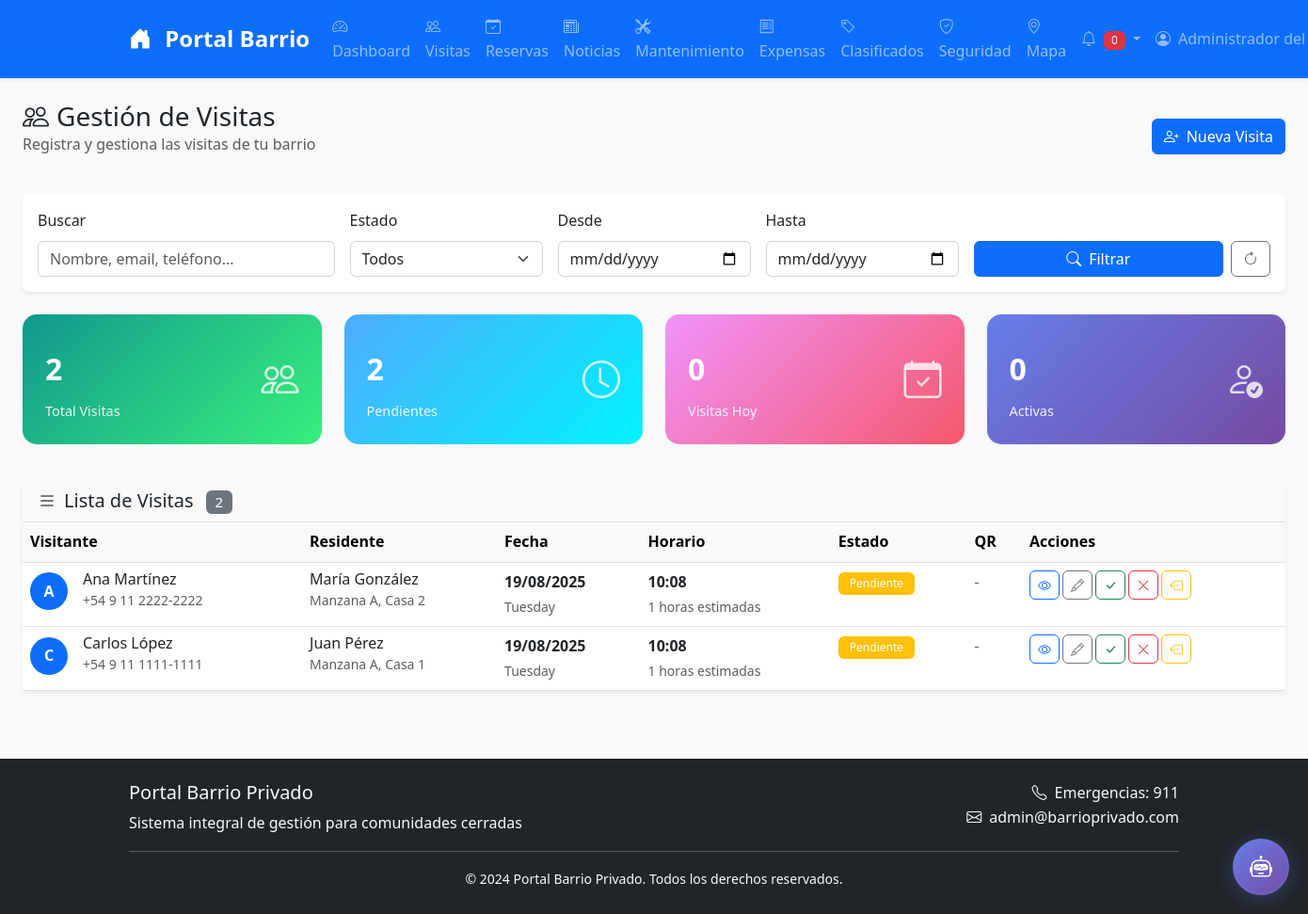
Before: /visits/ (signed in) with the older database file.
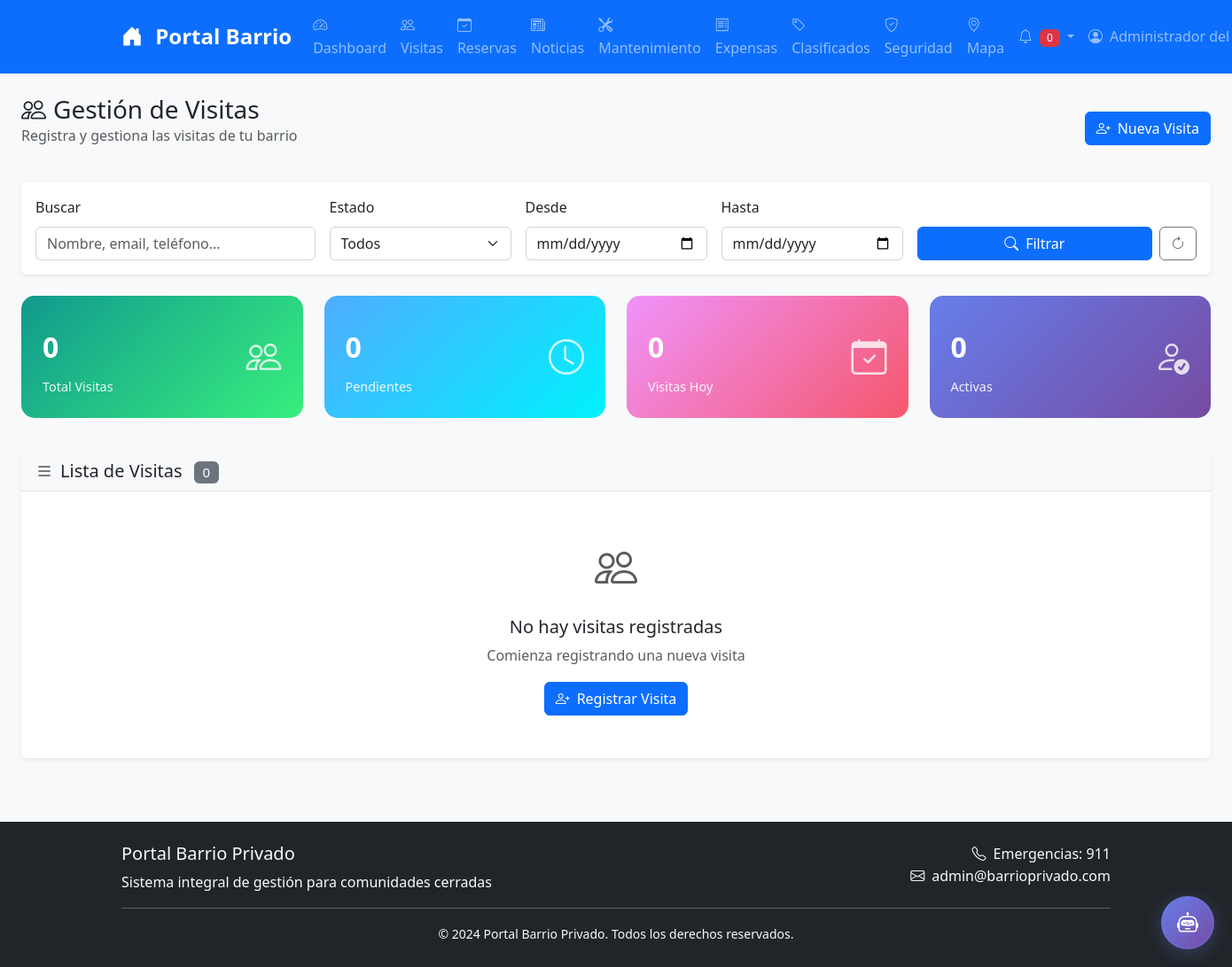
After: the same page with the newer database file.
### models.py (models this page shows, shortened)
class Visit(db.Model):
    __tablename__ = 'visits'
    id = db.Column(db.Integer, primary_key=True)
    visitor_name = db.Column(db.String(100), nullable=False)
    visitor_phone = db.Column(db.String(20))
    visitor_document = db.Column(db.String(20))
    vehicle_plate = db.Column(db.String(20))
    resident_id = db.Column(db.Integer, db.ForeignKey('users.id'), nullable=False)
    entry_time = db.Column(db.DateTime)
    exit_time = db.Column(db.DateTime)
    estimated_duration = db.Column(db.Integer, default=1)  # horas
    visit_purpose = db.Column(db.String(200))
    notes = db.Column(db.Text)
    qr_code = db.Column(db.Text)
    qr_code_id = db.Column(db.String(50), unique=True)
    status = db.Column(db.String(20), default='pending')  # pending, active, completed, cancelled
    notify_security = db.Column(db.Boolean, default=True)
    security_notified = db.Column(db.Boolean, default=False)
    created_at = db.Column(db.DateTime, default=datetime.utcnow)
    updated_at = db.Column(db.DateTime, default=datetime.utcnow, onupdate=datetime.utcnow)

class User(UserMixin, db.Model):
    __tablename__ = 'users'
    id = db.Column(db.Integer, primary_key=True)
    username = db.Column(db.String(80), unique=True, nullable=False, index=True)
    email = db.Column(db.String(120), unique=True, nullable=False, index=True)
    password_hash = db.Column(db.String(255), nullable=False)
    name = db.Column(db.String(100), nullable=False)
    role = db.Column(db.String(20), default='resident')  # resident, admin, security, maintenance
    address = db.Column(db.String(200))
    phone = db.Column(db.String(20))
    emergency_contact = db.Column(db.String(200))
    is_active = db.Column(db.Boolean, default=True)
    email_verified = db.Column(db.Boolean, default=False)
    phone_verified = db.Column(db.Boolean, default=False)
    profile_image = db.Column(db.String(200))
    created_at = db.Column(db.DateTime, default=datetime.utcnow)
    updated_at = db.Column(db.DateTime, default=datetime.utcnow, onupdate=datetime.utcnow)
    last_login = db.Column(db.DateTime)
    two_factor_enabled = db.Column(db.Boolean, default=False)
    two_factor_secret = db.Column(db.String(32))  # Secreto TOTP
    two_factor_enabled_at = db.Column(db.DateTime)
    two_factor_backup_codes = db.Column(db.Text)  # Códigos de respaldo separados por comas
    visits = db.relationship('Visit', backref='resident', lazy='dynamic', cascade='all, delete-orphan')
    reservations = db.relationship('Reservation', foreign_keys='Reservation.user_id', backref='user', lazy='dynamic', cascade='all, delete-orphan')
    news = db.relationship('News', backref='author', lazy='dynamic', cascade='all, delete-orphan')
    maintenance_requests = db.relationship('Maintenance', foreign_keys='Maintenance.user_id', backref='user', lazy='dynamic', cascade='all, delete-orphan')
    expenses = db.relationship('Expense', backref='user', lazy='dynamic', cascade='all, delete-orphan')
    classifieds = db.relationship('Classified', backref='author', lazy='dynamic', cascade='all, delete-orphan')
    security_reports = db.relationship('SecurityReport', foreign_keys='SecurityReport.user_id', backref='author', lazy='dynamic', cascade='all, delete-orphan')
    notifications = db.relationship('Notification', backref='user', lazy='dynamic', cascade='all, delete-orphan')

### routes/visits.py (the view, shortened to what this page needs)
@bp.route('/')
@login_required
def index():
    from datetime import date, timedelta
    page = request.args.get('page', 1, type=int)
    today = date.today()
    tomorrow = today + timedelta(days=1)
    if current_user.role == 'admin':
        visits = Visit.query.join(User, Visit.resident_id == User.id).order_by(Visit.created_at.desc()).paginate(
            page=page, per_page=20, error_out=False)
        total_visits = Visit.query.count()
        pending_visits = Visit.query.filter_by(status='pending').count()
        today_visits = Visit.query.filter(Visit.created_at >= today, Visit.created_at < tomorrow).count()
        active_visits = Visit.query.filter_by(status='active').count()
    stats = {
        'total_visits': total_visits,
        'pending_visits': pending_visits,
        'today_visits': today_visits,
        'active_visits': active_visits
    }
    return render_template('visits/index.html',
                         visits=visits,
                         stats=stats,
                         get_status_class=get_status_class,
                         get_status_label=get_status_label)

### performance_integration.py (called while the page is built)
    def setup_middleware(self):
        @self.app.before_request
        def before_request():
            request.start_time = datetime.now()
            logger.info(f"📥 {request.method} {request.path} - {request.remote_addr}")
        @self.app.after_request
        def after_request(response):
            if hasattr(request, 'start_time'):
                duration = (datetime.now() - request.start_time).total_seconds()
                response.headers['X-Response-Time'] = str(duration)
                if duration > 1.0:  # Más de 1 segundo
                    logger.warning(f"⚠️ Request lento: {request.path} ({duration:.2f}s)")
                else:
                    logger.info(f"📤 {request.method} {request.path} - {response.status_code} ({duration:.3f}s)")
            return response

### routes/visits.py (called while the page is built)
def get_status_class(status):
    status_classes = {
        'pending': 'bg-warning',
        'approved': 'bg-success',
        'rejected': 'bg-danger',
        'active': 'bg-info',
        'completed': 'bg-secondary',
        'cancelled': 'bg-dark'
    }
    return status_classes.get(status, 'bg-secondary')

### templates/visits/index.html (shortened to what the changed rows need)
{% extends "base.html" %}
{% block content %}
<div class="container-fluid">
    <div class="d-flex justify-content-between align-items-center mb-4">
        <div>
            <h1 class="h3 mb-0">
                <i class="bi bi-people me-2"></i>Gestión de Visitas
            </h1>
        </div>
    </div>
    <div class="row g-4 mb-4">
        <div class="col-md-3">
            <div class="dashboard-card success">
                <div class="d-flex justify-content-between align-items-center">
                    <div>
                        <div class="card-number">{{ stats.total_visits|default(0) }}</div>
                        <div class="card-label">Total Visitas</div>
                    </div>
                </div>
            </div>
        </div>
        <div class="col-md-3">
            <div class="dashboard-card info">
                <div class="d-flex justify-content-between align-items-center">
                    <div>
                        <div class="card-number">{{ stats.pending_visits|default(0) }}</div>
                        <div class="card-label">Pendientes</div>
                    </div>
                </div>
            </div>
        </div>
    </div>
    <div class="card">
        <div class="card-header">
            <h5 class="card-title mb-0">
                <i class="bi bi-list me-2"></i>Lista de Visitas
                <span class="badge bg-secondary ms-2">{{ visits.total }}</span>
            </h5>
        </div>
        <div class="card-body p-0">
            {% if visits.items %}
            <div class="table-responsive">
                <table class="table table-hover mb-0">
                    <thead class="table-light">
                        <tr>
                            <th>Visitante</th>
                            <th>Residente</th>
                            <th>Fecha</th>
                            <th>Horario</th>
                            <th>Estado</th>
                            <th>QR</th>
                            <th>Acciones</th>
                        </tr>
                    </thead>
                    <tbody>
                        {% for visit in visits.items %}
                        <tr data-visit-id="{{ visit.id }}">
                            <td>
                                <div class="d-flex align-items-center">
                                    <div class="avatar-sm bg-primary text-white rounded-circle d-flex align-items-center justify-content-center me-3">
                                        {{ visit.visitor_name[0].upper() }}
                                    </div>
                                                                         <div>
                                         <h6 class="mb-0">{{ visit.visitor_name }}</h6>
                                         <small class="text-muted">{{ visit.visitor_phone or 'Sin teléfono' }}</small>
                                     </div>
                                </div>
                            </td>
                                                         <td>
                                 <div>
                                     <h6 class="mb-0">{{ visit.resident.name if visit.resident else 'Residente no encontrado' }}</h6>
                                     <small class="text-muted">{{ visit.resident.address if visit.resident else 'Sin dirección' }}</small>
                                 </div>
                             </td>
                            <td>
                                <div>
                                    <strong>{{ visit.created_at.strftime('%d/%m/%Y') }}</strong>
                                    <br>
                                    <small class="text-muted">{{ visit.created_at.strftime('%A') }}</small>
                                </div>
                            </td>
                            <td>
                                <div>
                                    {% if visit.entry_time %}
                                        <strong>{{ visit.entry_time.strftime('%H:%M') }}</strong>
                                    {% else %}
                                        <strong>Pendiente</strong>
                                    {% endif %}
                                    <br>
                                    <small class="text-muted">{{ visit.estimated_duration }} horas estimadas</small>
                                </div>
                            </td>
                            <td>
                                <span class="badge visit-status {{ get_status_class(visit.status) }}">
                                    {{ get_status_label(visit.status) }}
                                </span>
                            </td>
                            <td>
                                {% if visit.qr_code %}
                                <button class="btn btn-sm btn-outline-primary"
                                        onclick="showQRCode('{{ visit.qr_code }}', '{{ visit.visitor_name }}')">
                                    <i class="bi bi-qr-code"></i>
                                </button>
                                {% else %}
                                <span class="text-muted">-</span>
                                {% endif %}
                            </td>
                            <td>
                                <div class="btn-group" role="group">
                                    <a href="{{ url_for('visits.show', visit_id=visit.id) }}"
                                       class="btn btn-sm btn-outline-primary" title="Ver detalles">
                                        <i class="bi bi-eye"></i>
                                    </a>
                                    {% if current_user.role in ['admin', 'security'] or visit.resident_id == current_user.id %}
                                    <a href="{{ url_for('visits.edit', visit_id=visit.id) }}"
                                       class="btn btn-sm btn-outline-secondary" title="Editar">
                                        <i class="bi bi-pencil"></i>
                                    </a>
                                    {% endif %}
                                    {% if visit.status == 'pending' and current_user.role in ['admin', 'security'] %}
                                    <button class="btn btn-sm btn-outline-success"
                                            onclick="approveVisit({{ visit.id }})" title="Aprobar">
                                        <i class="bi bi-check-lg"></i>
                                    </button>
                                    <button class="btn btn-sm btn-outline-danger"
                                            onclick="rejectVisit({{ visit.id }})" title="Rechazar">
                                        <i class="bi bi-x-lg"></i>
                                    </button>
                                    {% endif %}
                                    {% if visit.entry_time and not visit.exit_time %}
                                    <button class="btn btn-sm btn-outline-warning"
                                            onclick="checkOutVisit({{ visit.id }})" title="Check-out">
                                        <i class="bi bi-box-arrow-left"></i>
                                    </button>
                                    {% endif %}
                                </div>
                            </td>
                        </tr>
                        {% endfor %}
                    </tbody>
                </table>
            </div>
            {% else %}
            <div class="text-center py-5">
                <i class="bi bi-people text-muted" style="font-size: 3rem;"></i>
                <h5 class="mt-3">No hay visitas registradas</h5>
                <p class="text-muted">Comienza registrando una nueva visita</p>
                <a href="{{ url_for('visits.new') }}" class="btn btn-primary">
                    <i class="bi bi-person-plus me-2"></i>Registrar Visita
                </a>
            </div>
            {% endif %}
        </div>
    </div>
</div>
{% endblock %}

Changed rows visible on the page:
removed Visit: visitor_name "A", visitor_name "Ana Martínez", visitor_phone "+54 9 11 2222-2222", resident "María González", resident "Manzana A, Casa 2", created_at "19/08/2025", created_at "Tuesday", entry_time "10:08", estimated_duration "1", status "Pendiente"
removed Visit: visitor_name "C", visitor_name "Carlos López", visitor_phone "+54 9 11 1111-1111", resident "Juan Pérez", resident "Manzana A, Casa 1", created_at "19/08/2025", created_at "Tuesday", entry_time "10:08", estimated_duration "1", status "Pendiente"
Other visible differences:
{{ stats.total_visits|default(0) }}: "2" → "0"
{{ stats.pending_visits|default(0) }}: "2" → "0"
{{ visits.total }}: "2" → "0"
text no longer shown: "Visitante Residente Fecha Horario Estado QR Acciones"
text now shown: "No hay visitas registradas Comienza registrando una nueva visita Registrar Visita"
